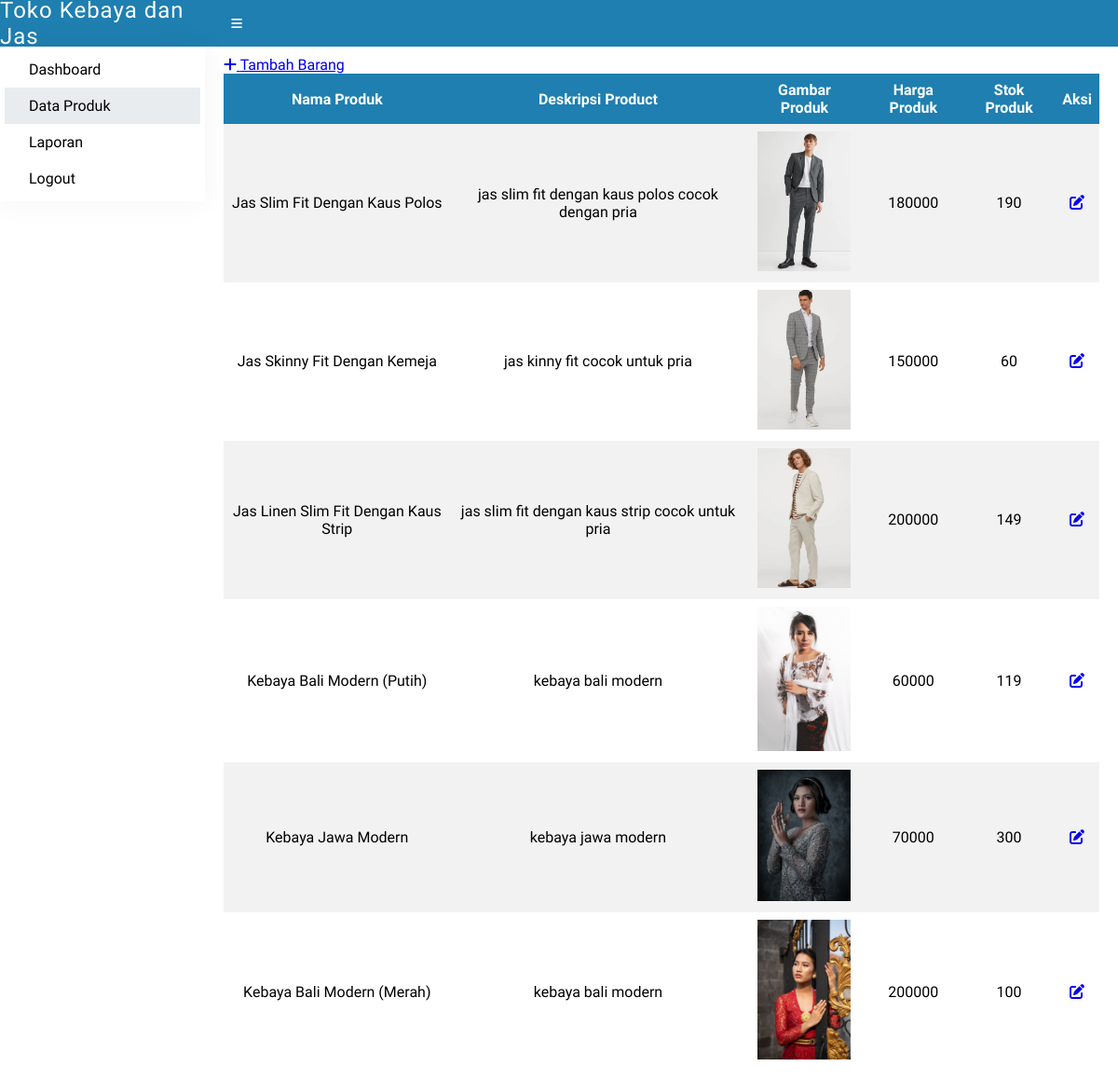
Before: /admin/data-produk/index.php (signed in) with the older database file.
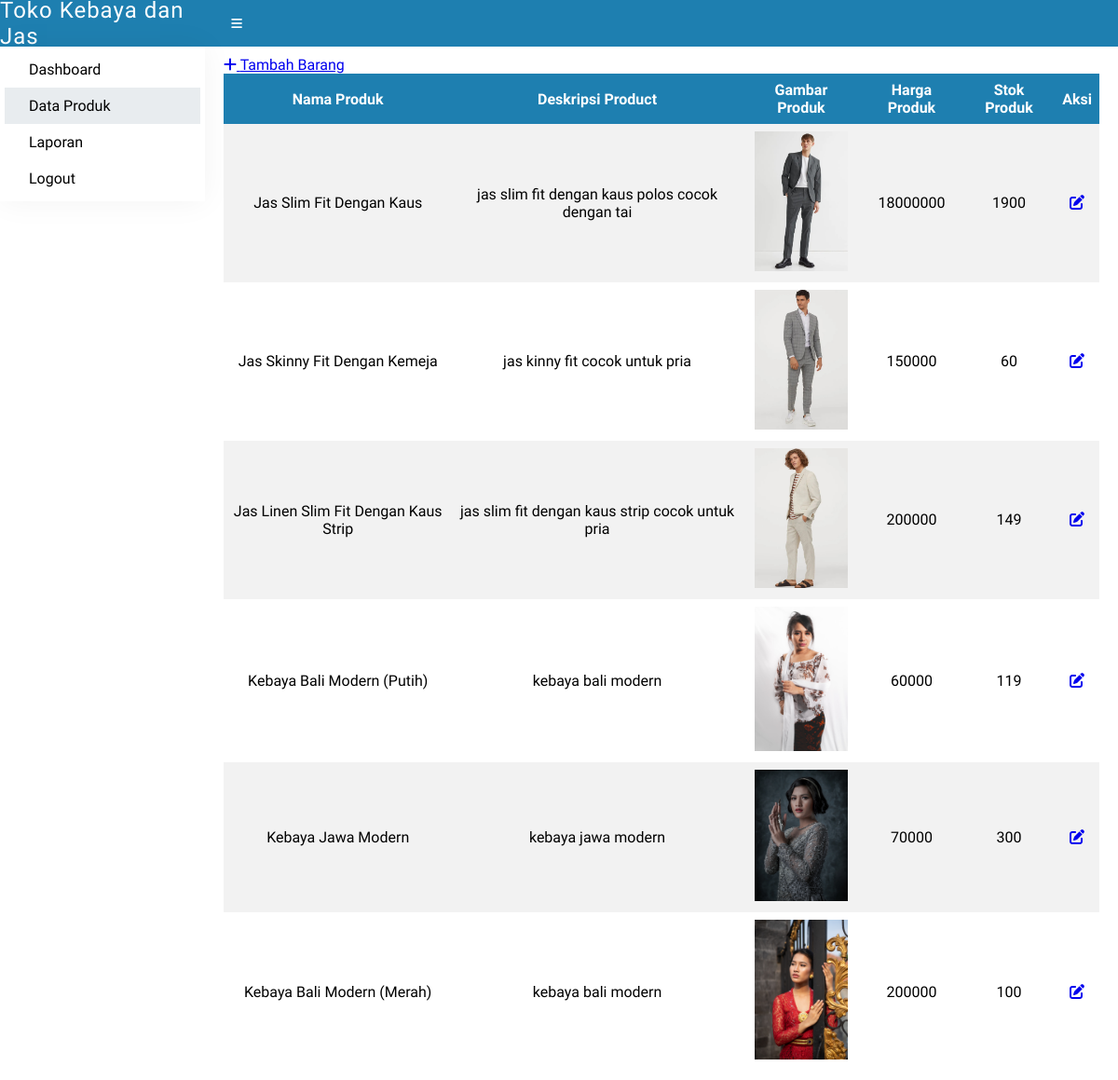
After: the same page with the newer database file.
### tables this page shows
CREATE TABLE `tb_product` (
  `product_id` int(11) NOT NULL,
  `product_name` varchar(255) DEFAULT NULL,
  `product_desc` varchar(255) DEFAULT NULL,
  `product_thumb` varchar(255) DEFAULT NULL,
  `product_stok` int(100) DEFAULT NULL,
  `product_price` int(100) DEFAULT NULL
);

### admin/data-produk/produk_function.php (called while the page is built, shortened)
<?php
$conn = mysqli_connect("localhost", "root", "", "db_store");
function query($query)
{
    global $conn;
    $result = mysqli_query($conn, $query);
    $rows = [];
    while ($row = mysqli_fetch_assoc($result)) {
        $rows[] = $row;
    }
    return $rows;
}

### admin/data-produk/index.php (the view, shortened to what this page needs)
<?php
require './produk_function.php';
$produk = query("SELECT * FROM tb_product");
?>
<!DOCTYPE html>
<html lang="en">
<head>
    <link rel="stylesheet" href="../style.css">
</head>
<body>
    <div class="container">
        <div class="header">
            <div class="header-logo">
                <span class="site-title">Toko Kebaya dan Jas</span>
            </div>
            <div class="header-search">
                <button class="button-menu">
                    <i class="fas fa-bars"></i>
                </button>
            </div>
        </div>
        <div class="main">
            <div class="sidebar">
                <ul>
                    <li><a href="../"><span>Dashboard</span></a></li>
                    <li><a href="./" class="active"><span>Data Produk</span></a></li>
                    <li><a href="../data-laporan/"><span>Laporan</span></a></li>
                    <li><a href="../../auth/logout"><span>Logout</span></a></li>
                </ul>
            </div>
            <div class="page-content">
                <a href="./tambah-produk"><i class="fas fa-plus"></i> Tambah Barang</a>
                <table>
                    <tr>
                        <th>Nama Produk</th>
                        <th>Deskripsi Product</th>
                        <th>Gambar Produk</th>
                        <th>Harga Produk</th>
                        <th>Stok Produk</th>
                        <th>Aksi</th>
                    </tr>
                    <?php foreach ($produk as $produk) : ?>
                        <tr>
                            <td><?= $produk['product_name'] ?></td>
                            <td><?= $produk['product_desc'] ?></td>
                            <td><img src="../../img/<?= $produk['product_thumb'] ?>" style="width: 100px;"></td>
                            <td><?= $produk['product_price'] ?></td>
                            <td><?= $produk['product_stok'] ?></td>
                            <td>
                                <a href="./update-produk?id=<?= $produk['product_id'] ?>"><i class="fas fa-edit"></i></a>
                            </td>
                        </tr>
                    <?php endforeach; ?>
                </table>
            </div>
        </div>
    </div>
</body>
</html>

Changed rows visible on the page:
changed tb_product: product_name "Jas Slim Fit Dengan Kaus Polos" → "Jas Slim Fit Dengan Kaus"; product_desc "jas slim fit dengan kaus polos cocok dengan pria" → "jas slim fit dengan kaus polos cocok dengan tai"; product_price "180000" → "18000000"; product_stok "190" → "1900"
